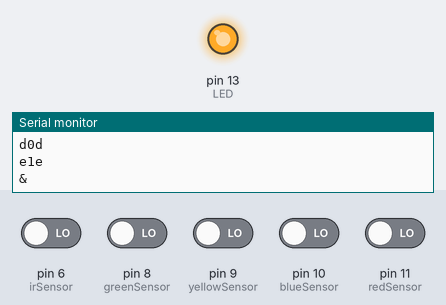
This sketch was run on a simulated Arduino Uno, built with avr-gcc and run on an emulated ATmega328P. On the bench: output pins drawn as LEDs (lit = HIGH), the last lines printed to the serial monitor. The test bench sets the inputs (shaded band); at power-on: pin 6 (irSensor), pin 8 (greenSensor), pin 9 (yellowSensor), pin 10 (blueSensor), pin 11 (redSensor) LOW.

Above: at 1.2 s.
1.3 s: pin 6 (irSensor) driven HIGH
At 2.0 s:
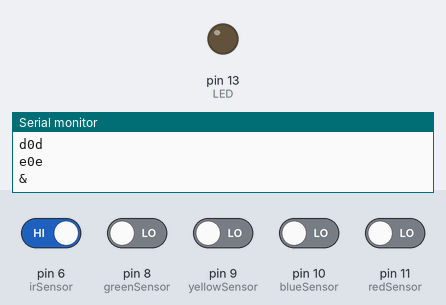
2.8 s: pin 6 (irSensor) driven LOW
At 3.5 s:
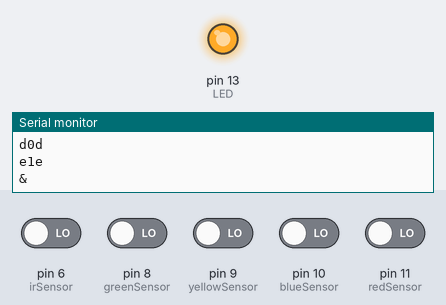
Timing chart, 0 to 5.8 s (numbered marks = the images above; inputs shaded):
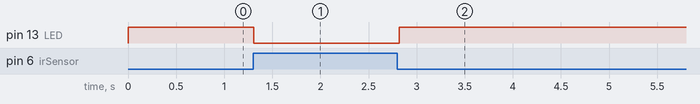

The sketch:

InfraredSensor.ino
```cpp
int redSensor = 11;
int blueSensor = 10;
int yellowSensor = 9;
int greenSensor = 8;

int irSensor = 6;

int sensingRED;
int sensingBLUE;
int sensingYELLOW;
int sensingGREEN;

int irValue = 0;

int LED = 13;

void setup() {
  //pinMode(led, OUTPUT);
  Serial.begin(9600);  // Start serial communication at 9600 bps

  pinMode(LED,13);

}


void loop() {

  // Serial.print("print");

  sensingRED = digitalRead(redSensor);
  sensingBLUE = digitalRead(blueSensor);
  sensingYELLOW = digitalRead(yellowSensor);
  sensingGREEN = digitalRead(greenSensor);

  // irValue = digitalRead(irSensor);

  if (digitalRead(irSensor) == HIGH) irValue = 0;
  else irValue = 1;

  Serial.print("a");  //character 'a' will delimit the reading from the light sensor
  Serial.print(sensingRED);
  Serial.print("a");
  Serial.println();

  Serial.print("b");  //character 'a' will delimit the reading from the light sensor
  Serial.print(sensingBLUE);
  Serial.print("b");
  Serial.println();

  Serial.print("c");  //character 'a' will delimit the reading from the light sensor
  Serial.print(sensingYELLOW);
  Serial.print("c");
  Serial.println();

  Serial.print("d");  //character 'a' will delimit the reading from the light sensor
  Serial.print(sensingGREEN);
  Serial.print("d");
  Serial.println();

  Serial.print("e");  //character 'a' will delimit the reading from the light sensor
  Serial.print(irValue);
  Serial.print("e");
  Serial.println();


  Serial.print("&");
  Serial.println();

  if (irValue == 1) digitalWrite(LED, HIGH);
  else digitalWrite(LED, LOW);

  delay(100);

}
```

Measured:
- after the input at 1.3 s, pin 13 (LED): HIGH → LOW at once
- after the input at 2.8 s, pin 13 (LED): LOW → HIGH at once
